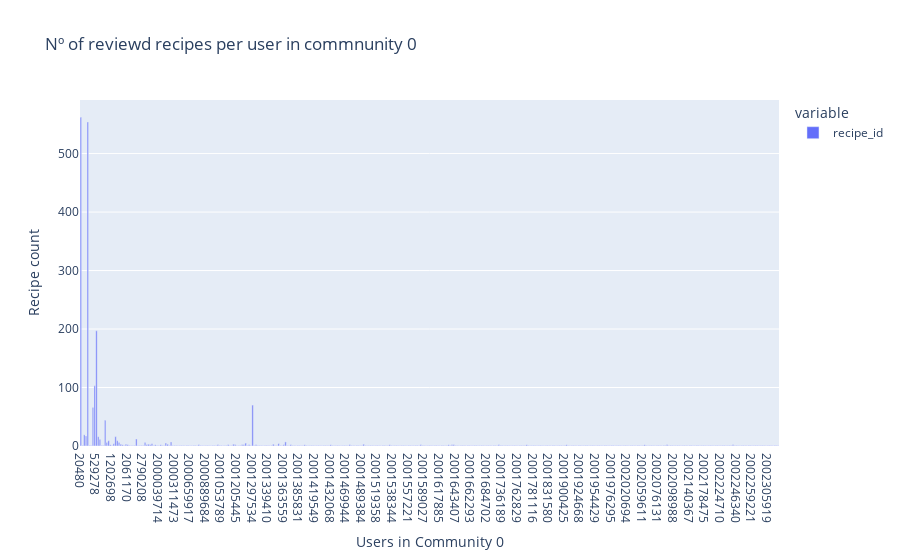

Source (notebook cell):
### Code cell
df_count = df_count.loc[1, :]
df_count = df_count.reset_index()
df_count['user_id'] = df_count['user_id'].astype(str)

fig = px.bar(
    data_frame = df_count,
    x = "user_id",
    y = ["recipe_id"],
    opacity = 0.9,
    orientation = "v",
    #barmode = 'group',
    #color_discrete_map={'rating':'green', 'score_scale2':'orange'},
    title='Nº of reviewd recipes per user in commnunity 0 ',
   # hover_name= 'recipe_id',
)

fig.update_layout(

  xaxis_title= 'Users in Community 0',
  yaxis_title = 'Recipe count',
  hovermode = 'x unified'

)

### Figure 1 — Plotly figure (JSON) as saved in the notebook; plotly's stock layout.template omitted (floating-point values rounded to 4 significant figures; data arrays with more than 128 entries replaced by an {"elided": "..."} marker saying what was removed)
{"data": [{"alignmentgroup": "True", "hovertemplate": "variable=recipe_id<br>user_id=%{x}<br>value=%{y}<extra></extra>", "legendgroup": "recipe_id", "marker": {"color": "#636efa", "opacity": 0.9, "pattern": {"shape": ""}}, "name": "recipe_id", "offsetgroup": "recipe_id", "orientation": "v", "showlegend": true, "textposition": "auto", "type": "bar", "x": {"elided": "403 str values"}, "xaxis": "x", "y": {"elided": "403 int values"}, "yaxis": "y"}], "layout": {"barmode": "relative", "hovermode": "x unified", "legend": {"title": {"text": "variable"}, "tracegroupgap": 0}, "title": {"text": "Nº of reviewd recipes per user in commnunity 0 "}, "xaxis": {"anchor": "y", "domain": [0, 1], "title": {"text": "Users in Community 0"}}, "yaxis": {"anchor": "x", "domain": [0, 1], "title": {"text": "Recipe count"}}}}
